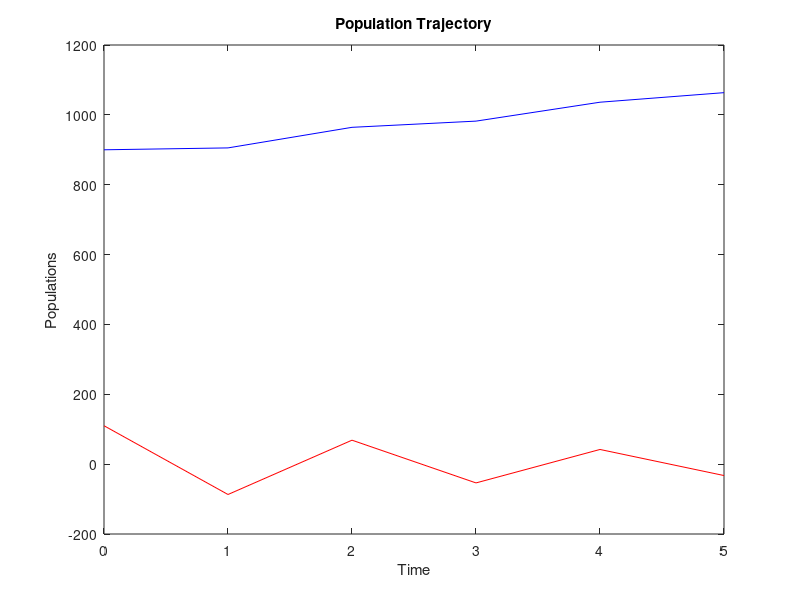

The MATLAB source for this figure:
clear all; close all; clc;

# initial population for Foxes
F0 = 110

# initial population for Rabbits
R0 = 900

#birth rate for foxes
b = 0.0001

# death rate for foxes
a = 0.88

#death rate of rabbits
c = 0.0003

# birth rate of rabbits
d = 1.039

##for i = 1:100
##  F(1) = F0
##  R(1) = R0
##  t(1) = 0
##  F(i+1) = a*F(i)+b*R(i)
##  R(i+1) = -c*F(i)+d*R(i)
##  t(i+1) = i;
##end

# mapping the interaction effect

for i = 1:5
  F(1) = F0
  R(1) = R0
  t(1) = 0
  F(i+1) = -a*F(i)+b*R(i)*F(i)
  R(i+1) = -c*F(i)*R(i)+d*R(i)
  t(i+1) = i;
end

##plot(t,F,'r-')
##hold on
##plot(t,R,'b-')
##hold on
#plot(t,F,'b-',t,R,'g-')


plot(t,F,'r-')
xlabel("Time")
ylabel("Populations")
title("Population Trajectory")
hold on;
plot(t,R,'b-')

# Plot of Foxes vs rabbits
#plot(F,R,'g-')
##xlabel("Fox population")
##ylabel("Rabbit population")
# we can get the initial value from this
# says that the fox population decreases with time
# the rabbit population increases with the time


